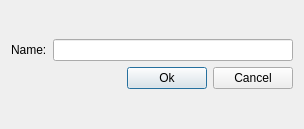
<?xml version="1.0" encoding="UTF-8"?>
<ui version="4.0">
 <class>Dialog</class>
 <widget class="QDialog" name="Dialog">
  <property name="geometry">
   <rect>
    <x>0</x>
    <y>0</y>
    <width>304</width>
    <height>129</height>
   </rect>
  </property>
  <property name="windowTitle">
   <string>Dialog</string>
  </property>
  <layout class="QVBoxLayout" name="verticalLayout_2">
   <item>
    <layout class="QVBoxLayout" name="verticalLayout">
     <item>
      <layout class="QHBoxLayout" name="horizontalLayout">
       <item>
        <widget class="QLabel" name="label">
         <property name="text">
          <string>Name:</string>
         </property>
         <property name="buddy">
          <cstring>lineEdit</cstring>
         </property>
        </widget>
       </item>
       <item>
        <widget class="QLineEdit" name="lineEdit"/>
       </item>
      </layout>
     </item>
     <item>
      <layout class="QHBoxLayout" name="horizontalLayout_2">
       <item>
        <spacer name="horizontalSpacer">
         <property name="orientation">
          <enum>Qt::Horizontal</enum>
         </property>
         <property name="sizeHint" stdset="0">
          <size>
           <width>40</width>
           <height>20</height>
          </size>
         </property>
        </spacer>
       </item>
       <item>
        <widget class="QPushButton" name="pushButton">
         <property name="text">
          <string>Ok</string>
         </property>
        </widget>
       </item>
       <item>
        <widget class="QPushButton" name="pushButton_2">
         <property name="text">
          <string>Cancel</string>
         </property>
        </widget>
       </item>
      </layout>
     </item>
    </layout>
   </item>
  </layout>
  <zorder>label</zorder>
  <zorder>lineEdit</zorder>
  <zorder>pushButton</zorder>
  <zorder>pushButton_2</zorder>
  <zorder>label</zorder>
  <zorder>lineEdit</zorder>
  <zorder>lineEdit</zorder>
 </widget>
 <layoutdefault spacing="6" margin="11"/>
 <tabstops>
  <tabstop>lineEdit</tabstop>
  <tabstop>pushButton</tabstop>
  <tabstop>pushButton_2</tabstop>
 </tabstops>
 <resources/>
 <connections>
  <connection>
   <sender>pushButton_2</sender>
   <signal>clicked()</signal>
   <receiver>Dialog</receiver>
   <slot>close()</slot>
   <hints>
    <hint type="sourcelabel">
     <x>253</x>
     <y>102</y>
    </hint>
    <hint type="destinationlabel">
     <x>258</x>
     <y>120</y>
    </hint>
   </hints>
  </connection>
  <connection>
   <sender>pushButton</sender>
   <signal>clicked()</signal>
   <receiver>Dialog</receiver>
   <slot>accept()</slot>
   <hints>
    <hint type="sourcelabel">
     <x>172</x>
     <y>93</y>
    </hint>
    <hint type="destinationlabel">
     <x>123</x>
     <y>113</y>
    </hint>
   </hints>
  </connection>
 </connections>
</ui>
